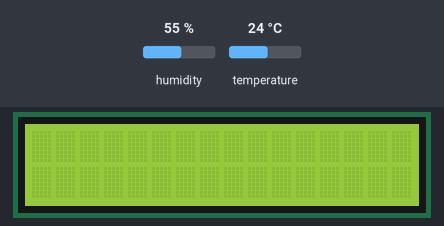
The sketch below on a simulated Arduino Mega 2560, built with avr-gcc and run on an emulated ATmega2560. Parts: 16×2 character LCD. Wiring (inferred from the names in the program): DHT11 sensor: data pin 24. The inputs (shaded band) are chosen by the test bench; at power-on: humidity 55 %, temperature 24 °C. The local clock reads 2024-03-15 10:24:30 at power-on unless the sketch sets it; what the sketch prints to the serial monitor is not drawn.

Above: at 1.2 s.
1.3 s: humidity set to 42 %
At 3.6 s:
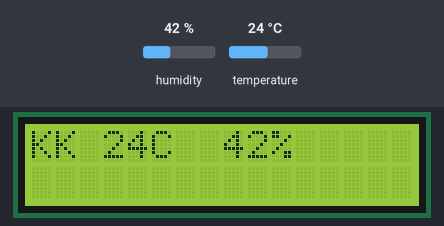
5.7 s: humidity set to 39 %
At 10.2 s:
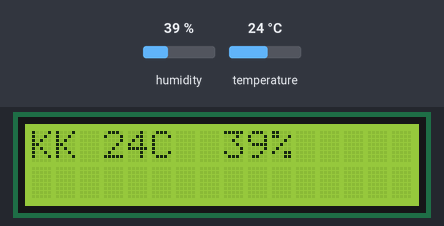
10.5 s: temperature set to 12 °C
At 13.3 s:
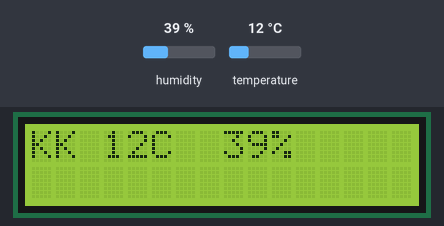
14.9 s: temperature set to 28 °C
At 15.6 s:
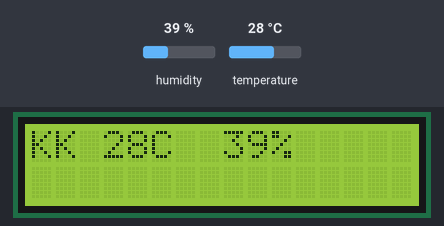
Timing chart, 0 to 17.9 s (numbered marks = the images above; inputs shaded):
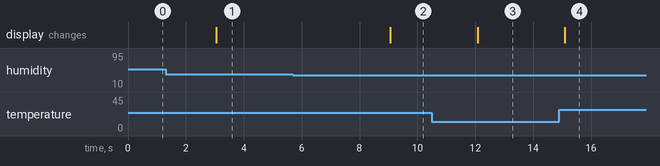

The sketch:

dht11.ino
```cpp
#include <RTClib.h>
#include <Wire.h>
#include <LiquidCrystal_I2C.h>
/*
Arduino model: UNO
*/

// DHT11 library
#include <dht.h>

// DHT object
dht dht11;
RTC_DS3231 rtc;

LiquidCrystal_I2C lcd(0x3F, 16, 2);

// DHT11 out pin
// DHT11
const int dht11_vcc_pin = 22;
const int dht11_out_pin = 24;
const int dht11_gnd_pin = 26;

unsigned long CurrentTime;
unsigned long dht11_LastActiveTime;
bool dht11_TimeLocked;
int dht11_LockTime = 2;
int dht11_OperateTime = 0;

unsigned long lcd_LastActiveTime;
bool lcd_TimeLocked;
int lcd_LockTime = 2;
int lcd_OperateTime = 0;

void Timer(unsigned long &LastActiveTime, bool &TimeLocked, int LockTime, int OperateTime) {
    DateTime now = rtc.now();
    CurrentTime = now.secondstime();
    if ((CurrentTime <= LastActiveTime + LockTime)) {
        TimeLocked = true;
    }
    else {
        TimeLocked = false;
        if (CurrentTime >= LastActiveTime + LockTime + OperateTime) {
            LastActiveTime = CurrentTime;
        }
    }
}

void setup() {
    Serial.begin(9600);
    pinMode(dht11_vcc_pin, OUTPUT);
    digitalWrite(dht11_vcc_pin, HIGH);
    pinMode(dht11_gnd_pin, OUTPUT);
    digitalWrite(dht11_gnd_pin, LOW);
    lcd.begin();
    lcd.backlight();
    rtc.begin();
    rtc.adjust(DateTime(2000, 1, 1, 0, 0, 0));
    rtc.adjust(DateTime(F(__DATE__), F(__TIME__)));
}

void dht11_control() {
    // Printing out temperature on Serial monitor
    static bool init = true;
    DateTime now = rtc.now();
    CurrentTime = now.secondstime();

    if (init) {
        dht11_LastActiveTime = CurrentTime;
        lcd_LastActiveTime = CurrentTime;
        init = false;
    }

    Timer(dht11_LastActiveTime, dht11_TimeLocked, dht11_LockTime, dht11_OperateTime);
    if (!dht11_TimeLocked) {
        dht11.read11(dht11_out_pin);
        Serial.print("Nhiet do: ");
        Serial.print(dht11.temperature);
        Serial.print((char)167);
        Serial.println("C");

        // Checking if the temperature is in the optimum range: 19 => 24 Celcius
        if (dht11.temperature < 19) {
            Serial.println("Nhiet do thap hon muc tuong cho cay!");
        }
        else if (dht11.temperature > 24) {
            Serial.println("Nhiet do cao hon muc ly tuong cho cay!");
        }
        else {
            Serial.println("Nhiet do dam bao!");
        }

        // Printing out temperature on Serial monitor
        Serial.print("Humidity:");
        Serial.print(dht11.humidity);
        Serial.println((char)37);

        // Checking if the humidity is in the optimum range: >40%
        if (dht11.humidity <= 40) {
            Serial.println("Do am thap hon muc ly tuong cho cay!");
        }
        else {
            Serial.println("Do am dam bao!");
        }
    }

    // Wait for 2 seconds before reading new signal
    // delay(1000);
}

void loop() {
    DateTime now = rtc.now();
    CurrentTime = now.secondstime();
    dht11_control();
    int temp = dht11.temperature;
    int humd = dht11.humidity;
    Timer(lcd_LastActiveTime, lcd_TimeLocked, lcd_LockTime, lcd_OperateTime);
    if (!lcd_TimeLocked) {
        lcd.clear();
        lcd.print("KK " + String(temp) + "C  " + String(humd) + "%");
    }
}
```

Measured:
- after the input at 1.3 s, the display: changes after 1.7 s (image 1)
- after the input at 5.7 s, the display: changes after 3.4 s (image 2)
- after the input at 10.5 s, the display: changes after 1.6 s (image 3)
- after the input at 14.9 s, the display: changes after 0.19 s (image 4)
